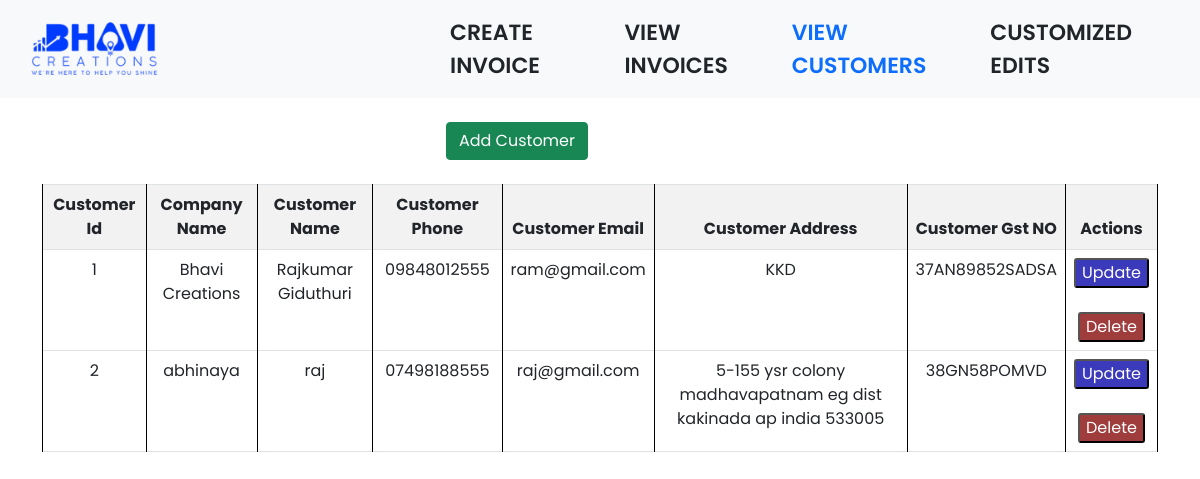
The page /viewcustomers.php on the database as committed earlier.
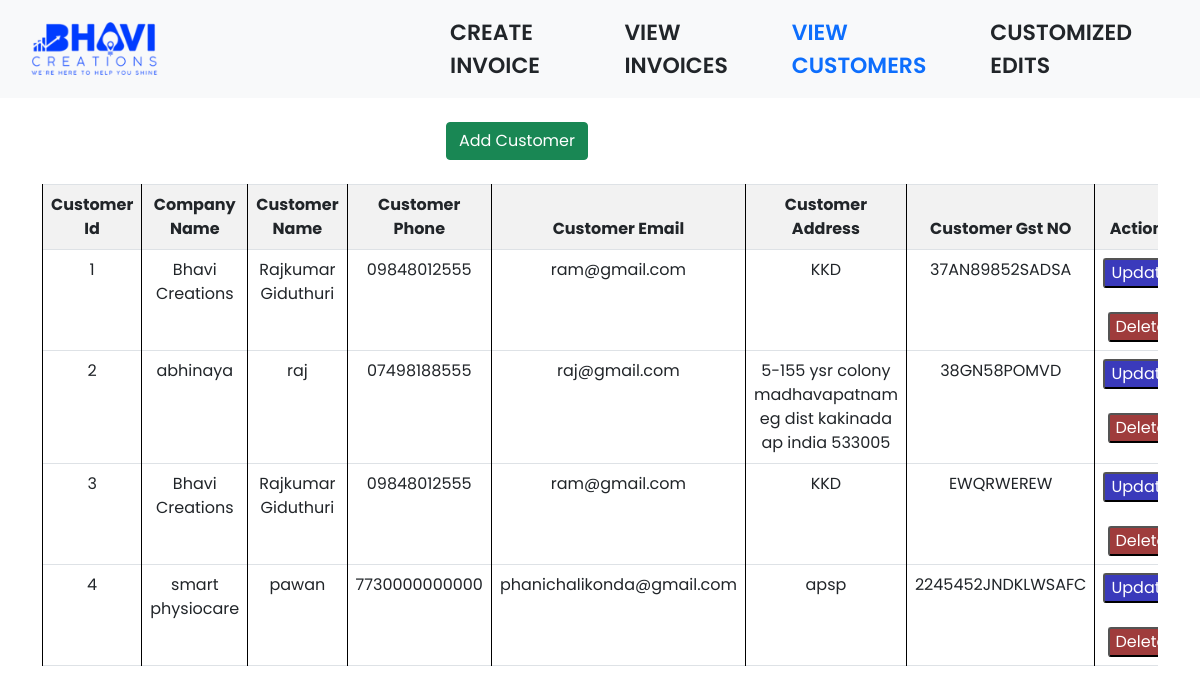
The same page on the database as committed later.
### tables this page shows
CREATE TABLE `customer` (
  `Id` int(11) NOT NULL,
  `Company_name` varchar(150) NOT NULL,
  `Name` varchar(50) NOT NULL,
  `Phone` varchar(50) NOT NULL,
  `Email` varchar(50) NOT NULL,
  `Address` text NOT NULL,
  `Gst_no` varchar(50) NOT NULL
);

### viewcustomers.php (the view, shortened to what this page needs)
<!DOCTYPE html>
<html lang="en">
<head>
  <link href="https://cdn.jsdelivr.net/npm/bootstrap@5.0.2/dist/css/bootstrap.min.css" rel="stylesheet">
  <link rel="stylesheet" href="img/style.css">
</head>
<body>
  <header>
  <nav class="navbar navbar-expand-lg navbar-light bg-light d-none d-lg-block">
            <div class="container-fluid">
                <a class="navbar-brand" href="#"><img src="img/Bhavi-Logo-2.png" alt="" height="50%" width="50%"></a>
                <div class="collapse navbar-collapse ms-auto " id="navbarNav">
                    <ul class="navbar-nav " style="margin-left: 10%;">
                        <li class="nav-item pe-5">
                            <a class="nav-link text-dark" href="index.php">CREATE INVOICE</a>
                        </li>
                        <li class="nav-item pe-5">
                            <a class="nav-link text-dark" href="viewinvoices.php">VIEW INVOICES</a>
                        </li>
                        <li class="nav-item pe-5">
                            <a class="nav-link active text-primary" href="viewcustomers.php">VIEW CUSTOMERS</a>
                        </li>
                        <li class="nav-item pe-5">
                            <a class="nav-link text-dark" href="customized_edits.php">CUSTOMIZED EDITS</a>
                        </li>
                    </ul>
                </div>
            </div>
        </nav>
  </header>
  <div class="container text-center mt-4 ">
    <div class="row">
      <div class="col-6">
        <p class="float-end"><a href="#" class="btn btn-success" id="add_customer">Add Customer</a></p>
      </div>
    </div>
  </div>
  <div class="container   mt-2">
    <div class="table-responsive"  style="max-height:525px; overflow-y: auto;">
      <table class="table table-bordered viewinvoicetable">
        <thead style="position: sticky; top: 0;">
          <tr style=" background-color: #f2f2f2;">
            <th> Customer Id </th>
            <th> Company Name </th>
            <th> Customer Name </th>
            <th> Customer Phone </th>
            <th> Customer Email </th>
            <th> Customer Address </th>
            <th> Customer Gst NO </th>
            <th> Actions </th>
          </tr>
        </thead>
        <tbody id="product_tbody" class="viewinvoicetable">
          <?php
          require_once('bhavidb.php');
          $sql = "SELECT * FROM customer";
          $res = $conn->query($sql);
          while ($row = mysqli_fetch_assoc($res)) {
            echo "<tr>";
            echo "<td>" . $row['Id'] . "</td>";
            echo "<td>" . $row['Company_name'] . "</td>";
            echo "<td>" . $row['Name'] . "</td>";
            echo "<td>" . $row['Phone'] . "</td>";
            echo "<td>" . $row['Email'] . "</td>";
            echo "<td>" . $row['Address'] . "</td>";
            echo "<td>" . $row['Gst_no'] . "</td>";
            echo "<td>
            <a href=\"#\" class=\"update_customer\" data-bs-toggle=\"modal\" data-bs-target=\"#update_frm\" data-id=\"{$row['Id']}\">
            <button  class=\"update-button\">Update</button>
            </a>  <br><br>
             <a href=\"delete.php?Id={$row['Id']}\" onClick=\"return confirm('Are you sure you want to delete?')\">
             <button class=\"delete-button\">Delete</button>
             </a>
             </td>";
            echo "</tr>";
          }
          ?>
        </tbody>
      </table>
    </div>
  </div>
</body>
</html>

Rows that differ between the two databases and show on the page:
added customer: Id "3", Company_name "Bhavi Creations", Name "Rajkumar Giduthuri", Phone "09848012555", Email "ram@gmail.com", Address "KKD", Gst_no "EWQRWEREW"
added customer: Id "4", Company_name "smart physiocare", Name "pawan", Phone "7730000000000", Email "phanichalikonda@gmail.com", Address "apsp", Gst_no "2245452JNDKLWSAFC"
